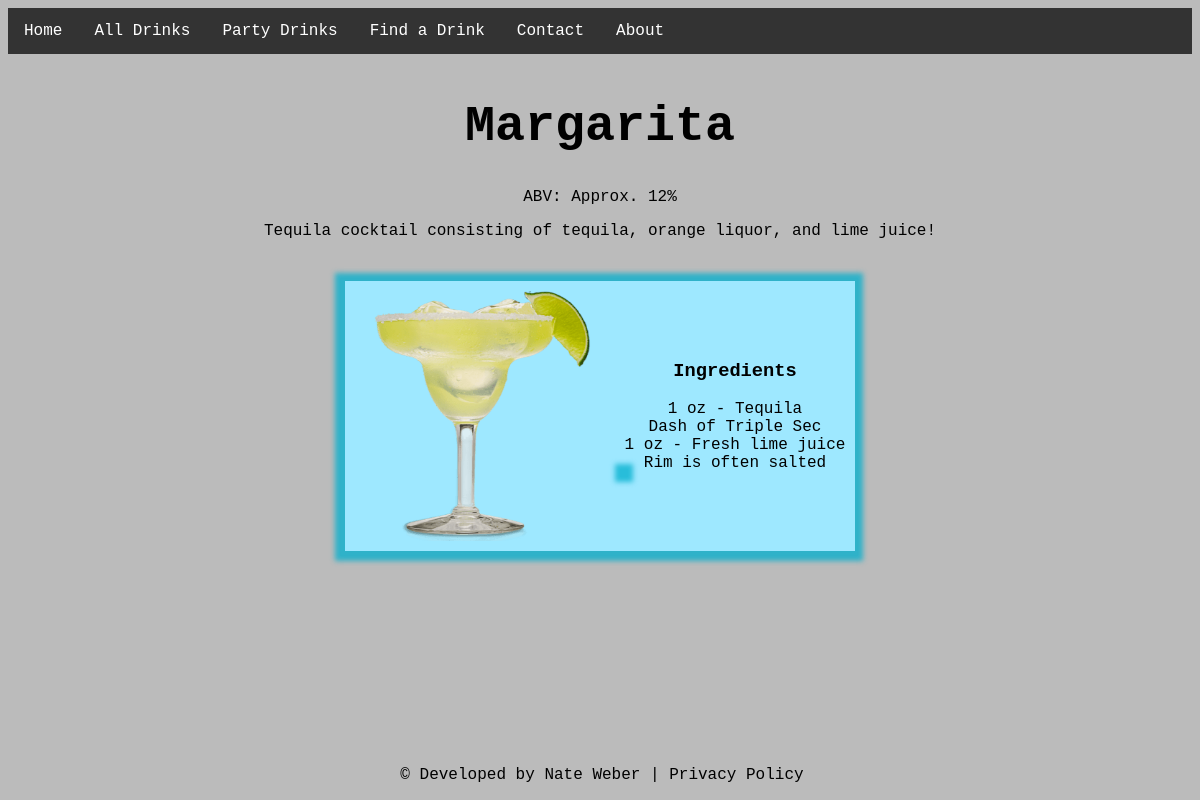
The page /drinks/3/ on the database its author committed.
### drinks/models.py (models this page shows)
class Drink(models.Model):
    id = models.IntegerField(primary_key=True)
    name = models.CharField(max_length=100, null=True)
    abv = models.CharField(max_length=100, null=True)
    description = models.CharField(max_length=100, null=True)
    ingredient0 = models.CharField(max_length=100, null=True, blank=True)
    ingredient1 = models.CharField(max_length=100, null=True, blank=True)
    ingredient2 = models.CharField(max_length=100, null=True, blank=True)
    ingredient3 = models.CharField(max_length=100, null=True, blank=True)
    ingredient4 = models.CharField(max_length=100, null=True, blank=True)
    ingredient5 = models.CharField(max_length=100, null=True, blank=True)
    ingredient6 = models.CharField(max_length=100, null=True, blank=True)
    ingredient7 = models.CharField(max_length=100, null=True, blank=True)

### drinks/views.py (the view)
# urls.py: url(r'^drinks/(\d+)/', views.drink_detail, name='drink_detail'),
def drink_detail(request, id):
    try:
        drink = Drink.objects.get(id=id)
    except Drink.DoesNotExist:
        raise Http404('Drink Not Found')
    return render(request, 'drink_detail.html', {'drink': drink})

### drinks/templates/drink_detail.html (shortened to what this page needs)
{% extends "base_drink.html" %}
{% load static %}
{% block content %}
<div>
  <h1>{{ drink.name|capfirst }}</h1>
  <p>ABV: {{ drink.abv }}</p>
  <p style="padding-bottom: 25px;">{{ drink.description }}</p>
  <table align="center">
    <tr>
      <td>
        {% static "images/" as image %}
        <img src="{{ image }}{{ drink.name }}.png" alt='{{ drink.name }} image'>
      </td>
      <td>
        <table>
          <h3>Ingredients</h3>
          {% if drink.ingredient0 %}
            <div>{{ drink.ingredient0 }}</div>
          {% endif %}
          {% if drink.ingredient1 %}
            <div>{{ drink.ingredient1 }}</div>
          {% endif %}
          {% if drink.ingredient2 %}
            <div>{{ drink.ingredient2 }}</div>
          {% endif %}
          {% if drink.ingredient3 %}
            <div>{{ drink.ingredient3 }}</div>
          {% endif %}
        </table>
      </td>
    </tr>
</div>
{% endblock %}

### static/drink.css (style rules this page uses)
body { background-color: #bbbbbb; font-family:"Courier New", monospace; text-align: center; }
h1 { padding-top: 10px; padding-left: 10px; padding-right: 10px; font-size: 50px; }
table { background-color: #9ee8ff; box-shadow: -1px 1px 5px 9px rgba(0, 175, 206, 0.75); padding: 50px; border-collapse: collapse; }
td { padding: 10px; text-align: center; }
img { width: 250px; height: 250px; }

### rows shown on the page
Drink: name "Margarita", abv "Approx. 12%", description "Tequila cocktail consisting of tequila, orange liquor, and lime juice!", name (picture), ingredient0 "1 oz - Tequila", ingredient1 "Dash of Triple Sec", ingredient2 "1 oz - Fresh lime juice", ingredient3 "Rim is often salted"
